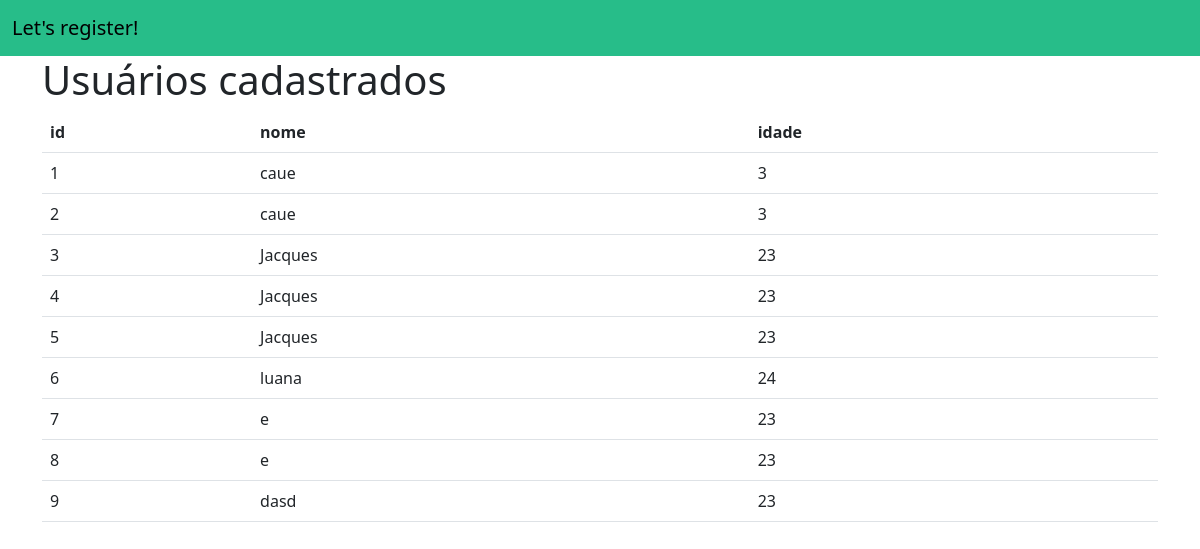
Screenshot of /usuarios/ with the database file from the repository.
### app_user_registration/models.py (models this page shows)
class Usuario(models.Model):
    id_user = models.AutoField(primary_key=True)
    nome = models.TextField(max_length=255)
    idade = models.IntegerField()

### app_user_registration/views.py (the view)
# urls.py: path('usuarios/', views.usuarios,name="all_users")
def usuarios(request):
    if request.method == 'POST':
        new_user = Usuario()
        new_user.nome = request.POST.get('nome')
        new_user.idade = request.POST.get('idade')
        new_user.save()
    usuarios = {
        'usuarios': Usuario.objects.all()  # Correção: objects em vez de object
    }
    return render(request, 'usuarios/usuarios.html', usuarios)

### app_user_registration/templates/usuarios/usuarios.html
{% extends 'usuarios/base.html' %}
{% block conteudo%}
    <div class="container">
        <h1>Usuários cadastrados</h1>
        <table class ="table tab-bordered table-strip">
            <tr>
                <th>id</th>
                <th>nome</th>
                <th>idade</th>
            </tr>
            {% for usuario in usuarios %}
            <tr>
            <td>{{usuario.id_user}}</td>
            <td>{{usuario.nome}}</td>
            <td>{{usuario.idade}}</td>
           </tr>
           {% endfor %}
        </table>
    </div>
{% endblock %}

### app_user_registration/templates/usuarios/base.html (shortened to what this page needs)
<!doctype html>
<html lang="pt-br">
  <head>
    <link href="https://cdn.jsdelivr.net/npm/bootstrap@5.0.2/dist/css/bootstrap.min.css" rel="stylesheet">
  </head>
  <body>
<nav style="background-color: rgb(39, 189, 137) !important;" class="navbar navbar-light bg-light">
    <div class="container-fluid">
      <a style="text-decoration: none; color: black;" class="navbar-brand" href="{% url 'home' %}">Let's register!</a>
    </div>
  </nav>
 {% block conteudo%}
 {% endblock %}
  </body>
</html>

### rows the page displays
Usuario: id_user "1", nome "caue", idade "3"
Usuario: id_user "2", nome "caue", idade "3"
Usuario: id_user "3", nome "Jacques", idade "23"
Usuario: id_user "4", nome "Jacques", idade "23"
Usuario: id_user "5", nome "Jacques", idade "23"
Usuario: id_user "6", nome "luana", idade "24"
Usuario: id_user "7", nome "e", idade "23"
Usuario: id_user "8", nome "e", idade "23"
Usuario: id_user "9", nome "dasd", idade "23"
